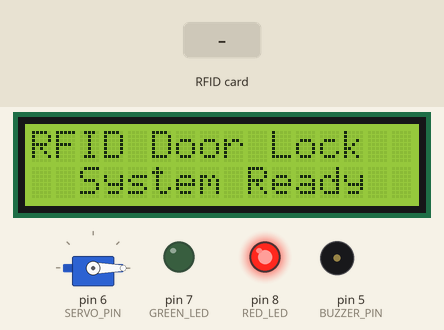
Simulated run of this sketch. Board: Arduino Uno, built with avr-gcc and run on an emulated ATmega328P. Parts: servo, 16×2 character LCD, output pins drawn as LEDs (lit = HIGH), buzzer (waves = sounding). The inputs (shaded band) are chosen by the test bench. Pins used as bus, display or sensor lines are not drawn; what the sketch prints to the serial monitor is not drawn.

Above: at 3.2 s.
At 6.3 s:
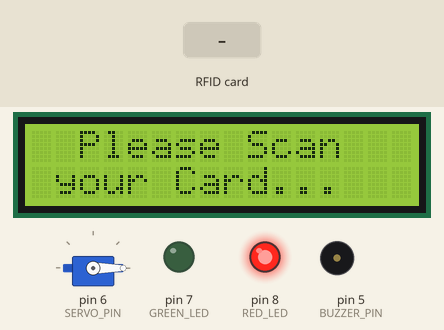
6.4 s: RFID card 12 34 56 78 held to the reader
At 6.68 s:
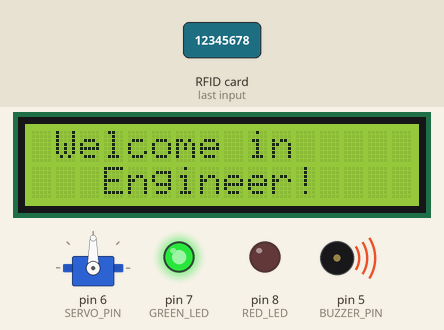
At 8.2 s:
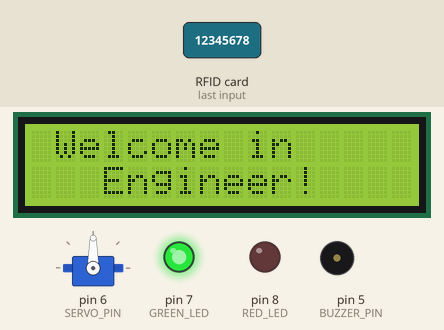
Timing chart, 0 to 13.0 s (numbered marks = the images above; inputs shaded):
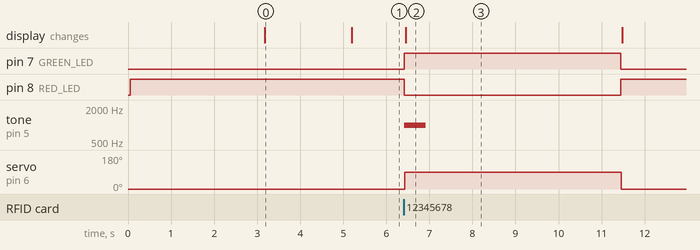

The sketch:

RfidDoorLockSystem.ino
```cpp
#include <SPI.h>
#include <MFRC522.h>
#include <Servo.h>
#include <Wire.h> // For I2C communication
#include <LiquidCrystal_I2C.h> // For I2C LCD

#define SS_PIN 10
#define RST_PIN 9
#define SERVO_PIN 6
#define GREEN_LED 7
#define RED_LED 8
#define BUZZER_PIN 5

MFRC522 rfid(SS_PIN, RST_PIN);
Servo myServo;

// Initialize the LCD (I2C address, columns, rows)
LiquidCrystal_I2C lcd(0x27, 16, 2); // Change 0x27 to your I2C address if different

byte authorizedUID[4] = {0x12, 0x34, 0x56, 0x78}; // Replace with your RFID tag's UID

void setup() {
  Serial.begin(9600);
  SPI.begin();
  rfid.PCD_Init();
  myServo.attach(SERVO_PIN);
  pinMode(GREEN_LED, OUTPUT);
  pinMode(RED_LED, OUTPUT);
  pinMode(BUZZER_PIN, OUTPUT);
  myServo.write(0); // Locked position
  digitalWrite(RED_LED, HIGH); // Red LED on (locked)

  // Initialize the LCD
  lcd.begin();
  lcd.backlight(); // Turn on the backlight

  // Display welcoming message
  lcd.setCursor(0, 0);
  lcd.print("  Hello Engineer");
  lcd.setCursor(0, 1);
  lcd.print("      Joe!");
  delay(3000); // Display the message for 3 seconds

  // Clear the LCD and display system ready message
  lcd.clear();
  lcd.setCursor(0, 0);
  lcd.print("RFID Door Lock");
  lcd.setCursor(0, 1);
  lcd.print("  System Ready");
  delay(2000);
  lcd.clear();

  // Display "Please insert card" message
  lcd.setCursor(0, 0);
  lcd.print("  Please Scan");
  lcd.setCursor(0, 1);
  lcd.print(" your Card...");
}

void loop() {
  if (!rfid.PICC_IsNewCardPresent() || !rfid.PICC_ReadCardSerial()) {
    return;
  }

  Serial.print("UID: ");
  for (byte i = 0; i < 4; i++) {
    Serial.print(rfid.uid.uidByte[i], HEX);
    Serial.print(" ");
  }
  Serial.println();

  if (rfid.uid.uidByte[0] == authorizedUID[0] &&
      rfid.uid.uidByte[1] == authorizedUID[1] &&
      rfid.uid.uidByte[2] == authorizedUID[2] &&
      rfid.uid.uidByte[3] == authorizedUID[3]) {
    Serial.println("Access Granted!");
    lcd.setCursor(0, 0);
    lcd.print(" Access Granted ");
    digitalWrite(GREEN_LED, HIGH); // Green LED on
    digitalWrite(RED_LED, LOW); // Red LED off
    tone(BUZZER_PIN, 1000, 500); // Beep
    myServo.write(90); // Unlock door

    // Display "Welcome in Engineer" message
    lcd.clear();
    lcd.setCursor(0, 0);
    lcd.print(" Welcome in");
    lcd.setCursor(0, 1);
    lcd.print("   Engineer!");
    delay(3000); // Display the message for 3 seconds

    delay(2000); // Keep door unlocked for additional 2 seconds
    myServo.write(0); // Lock door
    digitalWrite(GREEN_LED, LOW); // Green LED off
    digitalWrite(RED_LED, HIGH); // Red LED on
    lcd.clear();

    // Display "Please insert card" message again
    lcd.setCursor(0, 0);
    lcd.print("  Please Scan");
    lcd.setCursor(0, 1);
    lcd.print("  your Card...");
  } else {
    Serial.println("Access Denied!");
    lcd.setCursor(0, 0);
    lcd.print(" Access Denied  ");
    digitalWrite(RED_LED, HIGH); // Red LED on
    tone(BUZZER_PIN, 300, 1000); // Error beep

    // Display phone number message
    lcd.clear();
    lcd.setCursor(0, 0);
    lcd.print(" Call me:");
    lcd.setCursor(0, 1);
    lcd.print(" 074-138-4144"); // Replace with your phone number
    delay(3000); // Display the message for 3 seconds

    lcd.clear();

    // Display "Please insert card" message again
    lcd.setCursor(0, 0);
    lcd.print("  Please Scan");
    lcd.setCursor(0, 1);
    lcd.print(" your Card...");
  }

  rfid.PICC_HaltA();
  rfid.PCD_StopCrypto1();
}
```

Measured:
- after the input at 6.4 s, pin 7 (GREEN_LED): LOW → HIGH at once, → LOW 5.0 s later; pin 8 (RED_LED): HIGH → LOW at once, → HIGH 5.0 s later; tone on pin 5 (BUZZER_PIN): silent → 1000 Hz at once, → silent 0.50 s later; servo on pin 6 (SERVO_PIN): 0° → 90° at once, → 0° 5.0 s later; the display: changes after 0.05 s (image 2)
- what the display in image 0 shows lasts 2.0 s, from 3.2 s to 5.2 s
